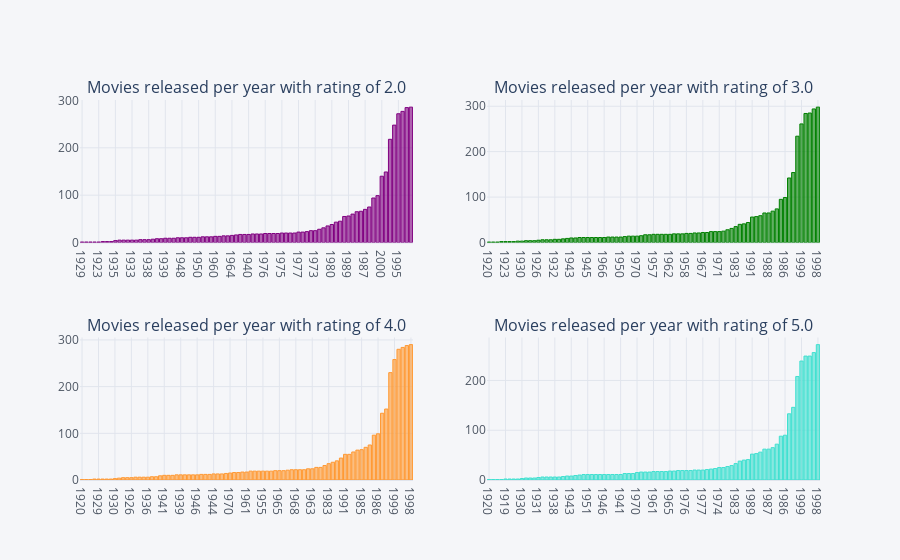

The notebook cell this image was saved under:
### Code cell
fig_array = []
fig1 = ratings_per_year.nunique()[2.0][:].sort_values().figure(kind = 'bar', color = 'purple')
fig_array.append(fig1)

fig2 = ratings_per_year.nunique()[3.0][:].sort_values().figure(kind = 'bar', color = 'green')
fig_array.append(fig2)

fig3 = ratings_per_year.nunique()[4.0][:].sort_values().figure(kind = 'bar', color = 'orange')
fig_array.append(fig3)

fig4 = ratings_per_year.nunique()[5.0][:].sort_values().figure(kind = 'bar', color = 'turquoise')
fig_array.append(fig4)

fig = cf.subplots(fig_array, shape = (2, 2), subplot_titles = ['Movies released per year with rating of 2.0',
                                                               'Movies released per year with rating of 3.0',
                                                               'Movies released per year with rating of 4.0',
                                                               'Movies released per year with rating of 5.0'])
fig['layout'].update(showlegend = False)
iplot(fig)

### Figure 1 — Plotly figure (JSON) as saved in the notebook; plotly's stock layout.template omitted (floating-point values rounded to 4 significant figures)
{"data": [{"marker": {"color": "rgba(128, 0, 128, 0.6)", "line": {"color": "rgba(128, 0, 128, 1.0)", "width": 1}}, "name": "Title", "orientation": "v", "text": "", "type": "bar", "x": ["1929", "1920", "1921", "1922", "1923", "1927", "1919", "1925", "1935", "1930", "1931", "1932", "1933", "1926", "1949", "1934", "1938", "1936", "1943", "1952", "1939", "1945", "1946", "1966", "1948", "1937", "1941", "1947", "1950", "1942", "1944", "1951", "1960", "1953", "1954", "1970", "1964", "1956", "1955", "1969", "1940", "1958", "1961", "1962", "1976", "1959", "1957", "1965", "1975", "1967", "1968", "1972", "1977", "1971", "1963", "1974", "1973", "1978", "1979", "1983", "1980", "1981", "1982", "1991", "1989", "1984", "1985", "1988", "1987", "1990", "1992", "1986", "2000", "1993", "1994", "1999", "1995", "1997", "1996", "1998"], "xaxis": "x", "y": [1, 1, 1, 1, 1, 2, 2, 2, 4, 5, 5, 5, 5, 5, 6, 6, 6, 7, 8, 8, 9, 9, 9, 10, 10, 10, 11, 11, 11, 12, 12, 12, 13, 13, 14, 14, 15, 16, 17, 17, 17, 18, 18, 18, 19, 19, 19, 19, 20, 20, 20, 20, 22, 22, 23, 25, 25, 28, 31, 35, 38, 43, 45, 55, 56, 60, 65, 66, 70, 75, 94, 99, 140, 149, 218, 248, 272, 277, 285, 286], "yaxis": "y"}, {"marker": {"color": "rgba(0, 128, 0, 0.6)", "line": {"color": "rgba(0, 128, 0, 1.0)", "width": 1}}, "name": "Title", "orientation": "v", "text": "", "type": "bar", "x": ["1920", "1921", "1922", "1919", "1923", "1928", "1929", "1927", "1930", "1925", "1935", "1933", "1926", "1938", "1936", "1931", "1932", "1934", "1949", "1937", "1943", "1952", "1941", "1939", "1945", "1946", "1948", "1951", "1966", "1942", "1944", "1947", "1950", "1960", "1954", "1953", "1970", "1964", "1969", "1940", "1957", "1955", "1961", "1956", "1962", "1976", "1975", "1965", "1958", "1968", "1972", "1977", "1967", "1959", "1973", "1963", "1971", "1974", "1978", "1979", "1983", "1980", "1981", "1982", "1991", "1989", "1984", "1985", "1988", "1987", "1990", "1992", "1986", "2000", "1993", "1994", "1999", "1995", "1997", "1996", "1998"], "xaxis": "x2", "y": [1, 1, 1, 2, 2, 2, 2, 3, 3, 4, 4, 4, 5, 6, 6, 6, 7, 7, 8, 9, 10, 10, 11, 11, 11, 11, 11, 11, 11, 12, 12, 12, 12, 13, 14, 14, 14, 15, 17, 17, 18, 18, 18, 18, 18, 19, 19, 19, 20, 20, 21, 21, 22, 22, 24, 24, 24, 25, 28, 31, 35, 40, 41, 44, 56, 57, 59, 65, 65, 69, 74, 95, 99, 142, 154, 234, 261, 284, 285, 294, 298], "yaxis": "y2"}, {"marker": {"color": "rgba(255, 153, 51, 0.6)", "line": {"color": "rgba(255, 153, 51, 1.0)", "width": 1}}, "name": "Title", "orientation": "v", "text": "", "type": "bar", "x": ["1920", "1921", "1922", "1919", "1929", "1927", "1928", "1923", "1930", "1935", "1925", "1933", "1926", "1931", "1932", "1938", "1936", "1934", "1949", "1937", "1941", "1952", "1943", "1948", "1939", "1966", "1951", "1945", "1946", "1950", "1960", "1942", "1944", "1953", "1947", "1954", "1970", "1969", "1964", "1940", "1961", "1972", "1975", "1956", "1955", "1957", "1962", "1958", "1965", "1976", "1959", "1967", "1968", "1971", "1977", "1973", "1963", "1974", "1978", "1979", "1983", "1980", "1981", "1982", "1991", "1989", "1984", "1988", "1985", "1987", "1990", "1992", "1986", "2000", "1993", "1994", "1999", "1996", "1995", "1997", "1998"], "xaxis": "x3", "y": [1, 1, 1, 2, 2, 2, 2, 2, 3, 4, 5, 5, 5, 6, 6, 6, 6, 7, 7, 9, 10, 10, 10, 11, 11, 11, 11, 11, 11, 12, 12, 12, 13, 13, 13, 14, 15, 16, 16, 17, 17, 19, 19, 19, 19, 19, 19, 20, 20, 20, 21, 22, 22, 22, 22, 24, 24, 27, 27, 31, 35, 38, 41, 47, 55, 55, 60, 64, 65, 70, 75, 96, 99, 143, 152, 230, 258, 280, 284, 288, 290], "yaxis": "y3"}, {"marker": {"color": "rgba(64, 224, 208, 0.6)", "line": {"color": "rgba(64, 224, 208, 1.0)", "width": 1}}, "name": "Title", "orientation": "v", "text": "", "type": "bar", "x": ["1920", "1921", "1922", "1928", "1919", "1923", "1927", "1929", "1930", "1935", "1933", "1925", "1931", "1932", "1949", "1934", "1938", "1926", "1936", "1952", "1943", "1937", "1939", "1966", "1951", "1950", "1948", "1960", "1946", "1945", "1944", "1942", "1941", "1953", "1954", "1947", "1970", "1969", "1940", "1964", "1961", "1959", "1957", "1956", "1965", "1955", "1962", "1972", "1976", "1975", "1958", "1968", "1977", "1967", "1971", "1963", "1974", "1973", "1978", "1979", "1983", "1980", "1981", "1982", "1989", "1991", "1984", "1988", "1987", "1985", "1990", "1992", "1986", "2000", "1993", "1994", "1999", "1995", "1996", "1997", "1998"], "xaxis": "x4", "y": [1, 1, 1, 1, 2, 2, 2, 2, 3, 4, 4, 4, 5, 6, 6, 6, 6, 6, 7, 8, 8, 9, 10, 11, 11, 11, 11, 11, 11, 11, 11, 11, 11, 13, 13, 13, 15, 16, 16, 16, 17, 17, 17, 17, 18, 18, 19, 19, 19, 19, 20, 20, 20, 21, 22, 23, 25, 25, 27, 29, 33, 38, 40, 41, 52, 53, 56, 62, 62, 65, 72, 88, 90, 133, 146, 208, 239, 249, 249, 256, 272], "yaxis": "y4"}], "layout": {"annotations": [{"font": {"size": 16}, "showarrow": false, "text": "Movies released per year with rating of 2.0", "x": 0.225, "xanchor": "center", "xref": "paper", "y": 1, "yanchor": "bottom", "yref": "paper"}, {"font": {"size": 16}, "showarrow": false, "text": "Movies released per year with rating of 3.0", "x": 0.775, "xanchor": "center", "xref": "paper", "y": 1, "yanchor": "bottom", "yref": "paper"}, {"font": {"size": 16}, "showarrow": false, "text": "Movies released per year with rating of 4.0", "x": 0.225, "xanchor": "center", "xref": "paper", "y": 0.375, "yanchor": "bottom", "yref": "paper"}, {"font": {"size": 16}, "showarrow": false, "text": "Movies released per year with rating of 5.0", "x": 0.775, "xanchor": "center", "xref": "paper", "y": 0.375, "yanchor": "bottom", "yref": "paper"}], "legend": {"bgcolor": "#F5F6F9", "font": {"color": "#4D5663"}}, "paper_bgcolor": "#F5F6F9", "plot_bgcolor": "#F5F6F9", "showlegend": false, "title": {"font": {"color": "#4D5663"}}, "xaxis": {"anchor": "y", "domain": [0, 0.45], "gridcolor": "#E1E5ED", "showgrid": true, "tickfont": {"color": "#4D5663"}, "title": {"font": {"color": "#4D5663"}, "text": ""}, "zerolinecolor": "#E1E5ED"}, "xaxis2": {"anchor": "y2", "domain": [0.55, 1], "gridcolor": "#E1E5ED", "showgrid": true, "tickfont": {"color": "#4D5663"}, "title": {"font": {"color": "#4D5663"}, "text": ""}, "zerolinecolor": "#E1E5ED"}, "xaxis3": {"anchor": "y3", "domain": [0, 0.45], "gridcolor": "#E1E5ED", "showgrid": true, "tickfont": {"color": "#4D5663"}, "title": {"font": {"color": "#4D5663"}, "text": ""}, "zerolinecolor": "#E1E5ED"}, "xaxis4": {"anchor": "y4", "domain": [0.55, 1], "gridcolor": "#E1E5ED", "showgrid": true, "tickfont": {"color": "#4D5663"}, "title": {"font": {"color": "#4D5663"}, "text": ""}, "zerolinecolor": "#E1E5ED"}, "yaxis": {"anchor": "x", "domain": [0.625, 1], "gridcolor": "#E1E5ED", "showgrid": true, "tickfont": {"color": "#4D5663"}, "title": {"font": {"color": "#4D5663"}, "text": ""}, "zerolinecolor": "#E1E5ED"}, "yaxis2": {"anchor": "x2", "domain": [0.625, 1], "gridcolor": "#E1E5ED", "showgrid": true, "tickfont": {"color": "#4D5663"}, "title": {"font": {"color": "#4D5663"}, "text": ""}, "zerolinecolor": "#E1E5ED"}, "yaxis3": {"anchor": "x3", "domain": [0, 0.375], "gridcolor": "#E1E5ED", "showgrid": true, "tickfont": {"color": "#4D5663"}, "title": {"font": {"color": "#4D5663"}, "text": ""}, "zerolinecolor": "#E1E5ED"}, "yaxis4": {"anchor": "x4", "domain": [0, 0.375], "gridcolor": "#E1E5ED", "showgrid": true, "tickfont": {"color": "#4D5663"}, "title": {"font": {"color": "#4D5663"}, "text": ""}, "zerolinecolor": "#E1E5ED"}}}
